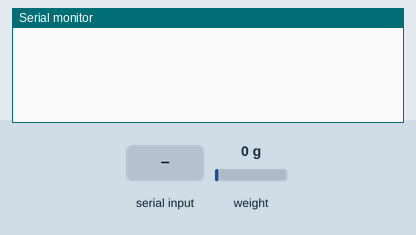
Recording of a sketch running on a simulated Arduino Uno, built with avr-gcc and run on an emulated ATmega328P. On the bench: the last lines printed to the serial monitor. The inputs (shaded band) are chosen by the test bench; at power-on: weight on the scale 0 g.

Above: at 2.2 s.
2.3 s: "on" received over Serial
At 2.51 s:
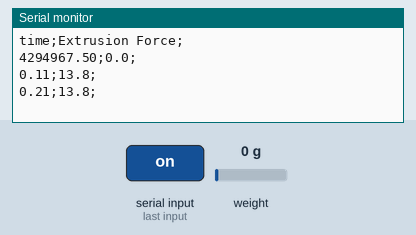
3.8 s: weight on the scale set to 100 g
At 3.83 s:
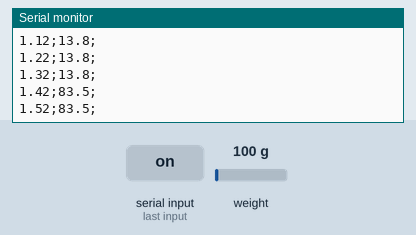
6.8 s: "1" received over Serial
At 7.26 s:
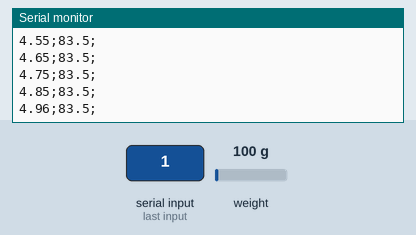
8.3 s: weight on the scale set to 1250 g
At 12.21 s:
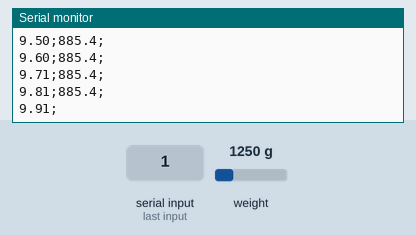
Timing chart, 0 to 12.3 s (numbered marks = the images above; inputs shaded):
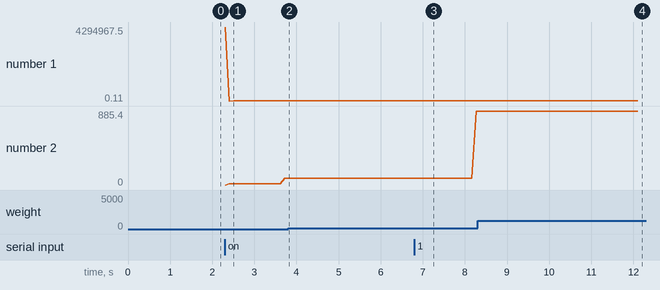

Measured:
- after the input at 2.3 s, the serial monitor: prints a new line at once (image 1)
- after the input at 3.8 s, the serial monitor: prints a new line at once (image 2)
- after the input at 6.8 s, the serial monitor: prints a new line after 0.46 s (image 3)
- after the input at 8.3 s, the serial monitor: prints a new line after 0.07 s (image 4)
- plotted number 1: 4.45 → 5.97 after the input at 6.8 s, 5.97 → 9.81 after the input at 8.3 s
- plotted number 2: 83.5 → 885.4 after the input at 6.8 s

The sketch:

acquisition_donnees.ino
```cpp
//Author : yohan lanier
//Date : Mars 2021
//Part of a one year project at Ecole des PontsParisTech
//Team : Lise Dousset, Alaric Blanqué, Julien Hamelin, Yohan Lanier
/**
 * This codes allows us to acquire data through a load cell durig material extrusion
 * The data acquisition is made using python (pyserial)
 * A GUI made with tkinter allows us to make the acquisition in a convenient way
 */

//***************************************************************************************************************
//Librairies
//***************************************************************************************************************
#include <HX711.h>

//***************************************************************************************************************
//Initialisation
//***************************************************************************************************************
int letter;

//***************************************************************************************************************
//Load cell parameters
#define calibrationFactor 640 //This value is obtained with a specific protocol --> see the corresponding section in our written work
#define DOUT  3
#define CLK  2
HX711 loadCell;
bool firstMeasure = true;
bool ongoingDataAcquisition = false;
unsigned long currentTime = 0;
unsigned long t0 = 0;
unsigned long previousDataAcqTime = 0;

//***************************************************************************************************************
//Load cell functions
void startOrStopDataAcquisition(String t_command) {
  if (t_command == "on") {
    ongoingDataAcquisition = true;
  }
  else if (t_command == "off") {
    ongoingDataAcquisition = false;
    firstMeasure = true;
  }
}

void makeAMeasure() {
  if (firstMeasure == true) {
    t0 = millis();//defining the initial time of measure
    Serial.println("Starting load cell data acquisition. Force unit is Newton. Time unit is second");
    Serial.print("time");
    Serial.print(";");
    Serial.print("Extrusion Force");
    Serial.print(";");
    Serial.println();
    Serial.print((currentTime - t0) * 0.001, 2);
    Serial.print(";");
    Serial.print(loadCell.get_units(), 1);
    Serial.print(";");
    Serial.println();
    firstMeasure = false;
  }
  else {
    if (currentTime - previousDataAcqTime > 10) {
      previousDataAcqTime = currentTime;
      Serial.print((currentTime - t0) * 0.001, 2);
      Serial.print(";");
      Serial.print((loadCell.get_units())/(1.4595*0.9827) + 0.6944/0.9827 + 12.885/0.9827, 1);
      Serial.print(";");
      Serial.println();
    }
  }
}


//***************************************************************************************************************
//Reading the serial monitor
String readSerialMonitor(int t_letter) {
  String command;
  while (Serial.available() > 0)//Check if there is some data in the monitor
  {
    t_letter = Serial.read();
    command += char(t_letter);
    delay(1);
  }
  return command;
}

//***************************************************************************************************************
//set up
//***************************************************************************************************************

void setup() {
  //Load cell
  Serial.begin(115200);
  loadCell.begin(DOUT, CLK);
  loadCell.set_scale(calibrationFactor);//This value is obtained using the SparkFun_HX711_Calibration sketch
  loadCell.tare(); //Assuming there is no weight on the load cell at start-up, rester the scale to 0
  //loadCell.set_offset(-0.6944);//
}

//***************************************************************************************************************
//loop
//***************************************************************************************************************


void loop() {

  currentTime = millis();
  //*****************************************************************************************************************
  //reading the serial monitor
  String command = readSerialMonitor(letter);


  //*****************************************************************************************************************
  //Data acquisition
  startOrStopDataAcquisition(command);
  if (ongoingDataAcquisition) {
    makeAMeasure();
  }
}
```
